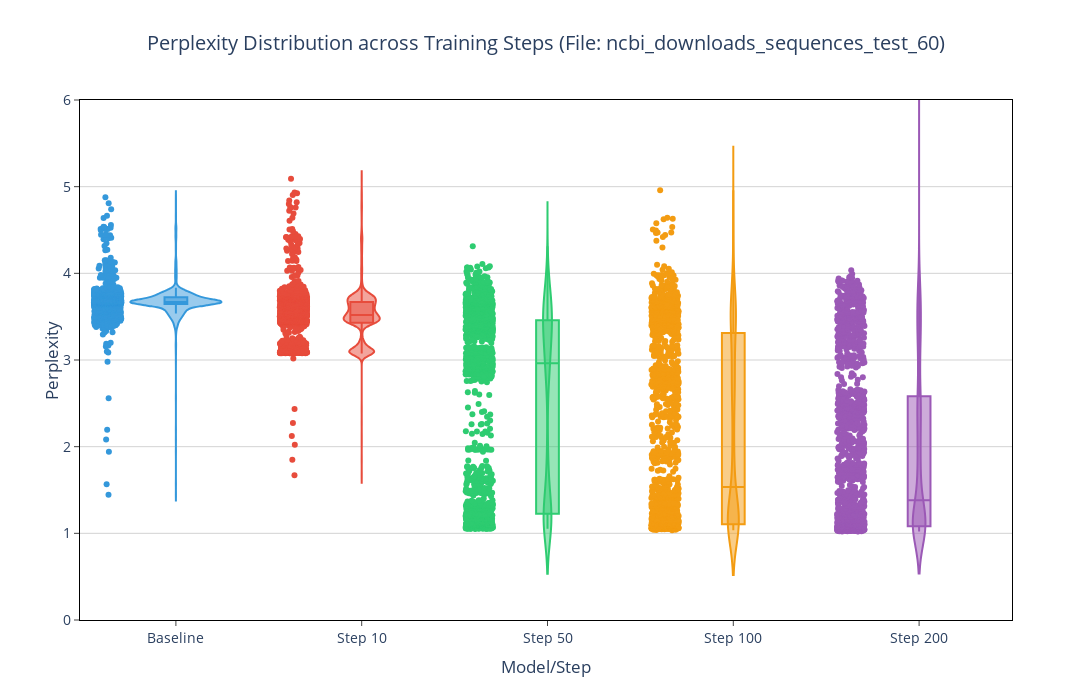

Notebook source saved alongside this figure:
### Code cell
# Alternative version with statistics and multiple outputs
import pandas as pd
import plotly.express as px
import numpy as np
from pathlib import Path

# dir_name = "ncbi_downloads_sequences_train_40"
dir_name = "ncbi_downloads_sequences_test_60"
# Define the directory containing CSV files
csv_dir = Path(dir_name)
list_name = dir_name

# Define the CSV files to read with order for display
csv_files = [
    ("Baseline", "ppl_results_merged_nemo2_evo2_7b_8k.csv"),
    ("Step 10", "ppl_results_merged_epoch=0-step=9-consumed_samples=160.csv"),
    ("Step 50", "ppl_results_merged_epoch=0-step=49-consumed_samples=800.csv"),
    ("Step 100", "ppl_results_merged_epoch=0-step=99-consumed_samples=1600.csv"),
    ("Step 200", "ppl_results_merged_epoch=0-step=199-consumed_samples=3200.csv"),
    
]

# Read all CSV files and store data
perplexity_results = []
stats_summary = []

for trace_name, csv_file in csv_files:
    file_path = csv_dir / csv_file
    df = pd.read_csv(file_path)
    perplexity_values = df['perplexity'].values
    
    # Add all perplexity values with their trace name
    for ppl in perplexity_values:
        perplexity_results.append({
            'trace': trace_name,
            'perplexity': ppl
        })
    
    # Calculate statistics
    stats = {
        'Model': trace_name,
        'Count': len(perplexity_values),
        'Mean': np.mean(perplexity_values),
        'Median': np.median(perplexity_values),
        'Std': np.std(perplexity_values),
        'Min': np.min(perplexity_values),
        'Max': np.max(perplexity_values),
        'Q1': np.percentile(perplexity_values, 25),
        'Q3': np.percentile(perplexity_values, 75)
    }
    stats_summary.append(stats)
    
    print(f"Loaded {trace_name}: {len(df)} samples")
    print(f"  - Mean: {stats['Mean']:.4f}, Median: {stats['Median']:.4f}")
    print(f"  - Range: [{stats['Min']:.4f}, {stats['Max']:.4f}]")
    print()

# Convert to DataFrame for plotting
df_plot = pd.DataFrame(perplexity_results)

# Create violin plot using plotly express
fig = px.violin(
    df_plot,
    x="trace",
    y="perplexity",
    box=True,
    points="all",
    labels={"perplexity": "Perplexity", "trace": "Model/Step"},
    title=f"Perplexity Distribution across Training Steps (File: {list_name})",
    category_orders={"trace": [name for name, _ in csv_files]},  # Preserve order
    color="trace",  # Color by trace
    color_discrete_sequence=['#3498db', '#e74c3c', '#2ecc71', '#f39c12', '#9b59b6']
)

# Update layout
fig.update_layout(
    title_x=0.5,
    template="plotly_white",
    width=1200,
    height=700,
    font=dict(size=14),
    showlegend=False
)

# Set y-axis range with some padding for the data
y_min = 0.0
y_max = 6.0
fig.update_yaxes(range=[y_min, y_max])

# Update x-axis
# fig.update_xaxes(tickangle=-30)

fig.update_layout(
    plot_bgcolor='white'
    )
fig.update_xaxes(
    mirror=True,
    ticks='outside',
    showline=True,
    linecolor='black',
)
fig.update_yaxes(
    {'gridcolor': 'lightgrey', 'zerolinecolor': 'lightgrey'},
    mirror=True,
    ticks='outside',
    showline=True,
    linecolor='black',
    title_standoff=0
)

# Show the plot
fig.show()

# Save outputs
out_file_pdf = f"ppl_violin_plot_{list_name}.pdf"
out_file_html = f"ppl_violin_plot_{list_name}.html"

fig.write_image(out_file_pdf)
fig.write_html(out_file_html)

print(f"\nPlots saved as:")
print(f"  - {out_file_pdf}")
print(f"  - {out_file_html}")



# Display statistics summary
print("\n" + "="*80)
print("Statistical Summary:")
print("="*80)
stats_df = pd.DataFrame(stats_summary)
print(stats_df.to_string(index=False, float_format=lambda x: f'{x:.4f}'))

### Figure 1 — Plotly figure (JSON) as saved in the notebook; plotly's stock layout.template omitted (floating-point values rounded to 4 significant figures; data arrays with more than 128 entries replaced by an {"elided": "..."} marker saying what was removed)
{"data": [{"alignmentgroup": "True", "box": {"visible": true}, "hovertemplate": "Model/Step=%{x}<br>Perplexity=%{y}<extra></extra>", "legendgroup": "Baseline", "marker": {"color": "#3498db"}, "name": "Baseline", "offsetgroup": "Baseline", "orientation": "v", "points": "all", "scalegroup": "True", "showlegend": true, "type": "violin", "x": {"elided": "1610 str values"}, "x0": " ", "xaxis": "x", "y": {"elided": "1610 float values"}, "y0": " ", "yaxis": "y"}, {"alignmentgroup": "True", "box": {"visible": true}, "hovertemplate": "Model/Step=%{x}<br>Perplexity=%{y}<extra></extra>", "legendgroup": "Step 10", "marker": {"color": "#e74c3c"}, "name": "Step 10", "offsetgroup": "Step 10", "orientation": "v", "points": "all", "scalegroup": "True", "showlegend": true, "type": "violin", "x": {"elided": "1610 str values"}, "x0": " ", "xaxis": "x", "y": {"elided": "1610 float values"}, "y0": " ", "yaxis": "y"}, {"alignmentgroup": "True", "box": {"visible": true}, "hovertemplate": "Model/Step=%{x}<br>Perplexity=%{y}<extra></extra>", "legendgroup": "Step 50", "marker": {"color": "#2ecc71"}, "name": "Step 50", "offsetgroup": "Step 50", "orientation": "v", "points": "all", "scalegroup": "True", "showlegend": true, "type": "violin", "x": {"elided": "1610 str values"}, "x0": " ", "xaxis": "x", "y": {"elided": "1610 float values"}, "y0": " ", "yaxis": "y"}, {"alignmentgroup": "True", "box": {"visible": true}, "hovertemplate": "Model/Step=%{x}<br>Perplexity=%{y}<extra></extra>", "legendgroup": "Step 100", "marker": {"color": "#f39c12"}, "name": "Step 100", "offsetgroup": "Step 100", "orientation": "v", "points": "all", "scalegroup": "True", "showlegend": true, "type": "violin", "x": {"elided": "1610 str values"}, "x0": " ", "xaxis": "x", "y": {"elided": "1610 float values"}, "y0": " ", "yaxis": "y"}, {"alignmentgroup": "True", "box": {"visible": true}, "hovertemplate": "Model/Step=%{x}<br>Perplexity=%{y}<extra></extra>", "legendgroup": "Step 200", "marker": {"color": "#9b59b6"}, "name": "Step 200", "offsetgroup": "Step 200", "orientation": "v", "points": "all", "scalegroup": "True", "showlegend": true, "type": "violin", "x": {"elided": "1610 str values"}, "x0": " ", "xaxis": "x", "y": {"elided": "1610 float values"}, "y0": " ", "yaxis": "y"}], "layout": {"font": {"size": 14}, "height": 700, "legend": {"title": {"text": "Model/Step"}, "tracegroupgap": 0}, "plot_bgcolor": "white", "showlegend": false, "title": {"text": "Perplexity Distribution across Training Steps (File: ncbi_downloads_sequences_test_60)", "x": 0.5}, "violinmode": "overlay", "width": 1200, "xaxis": {"anchor": "y", "categoryarray": ["Baseline", "Step 10", "Step 50", "Step 100", "Step 200"], "categoryorder": "array", "domain": [0, 1], "linecolor": "black", "mirror": true, "showline": true, "ticks": "outside", "title": {"text": "Model/Step"}}, "yaxis": {"anchor": "x", "domain": [0, 1], "gridcolor": "lightgrey", "linecolor": "black", "mirror": true, "range": [0, 6], "showline": true, "ticks": "outside", "title": {"standoff": 0, "text": "Perplexity"}, "zerolinecolor": "lightgrey"}}}
